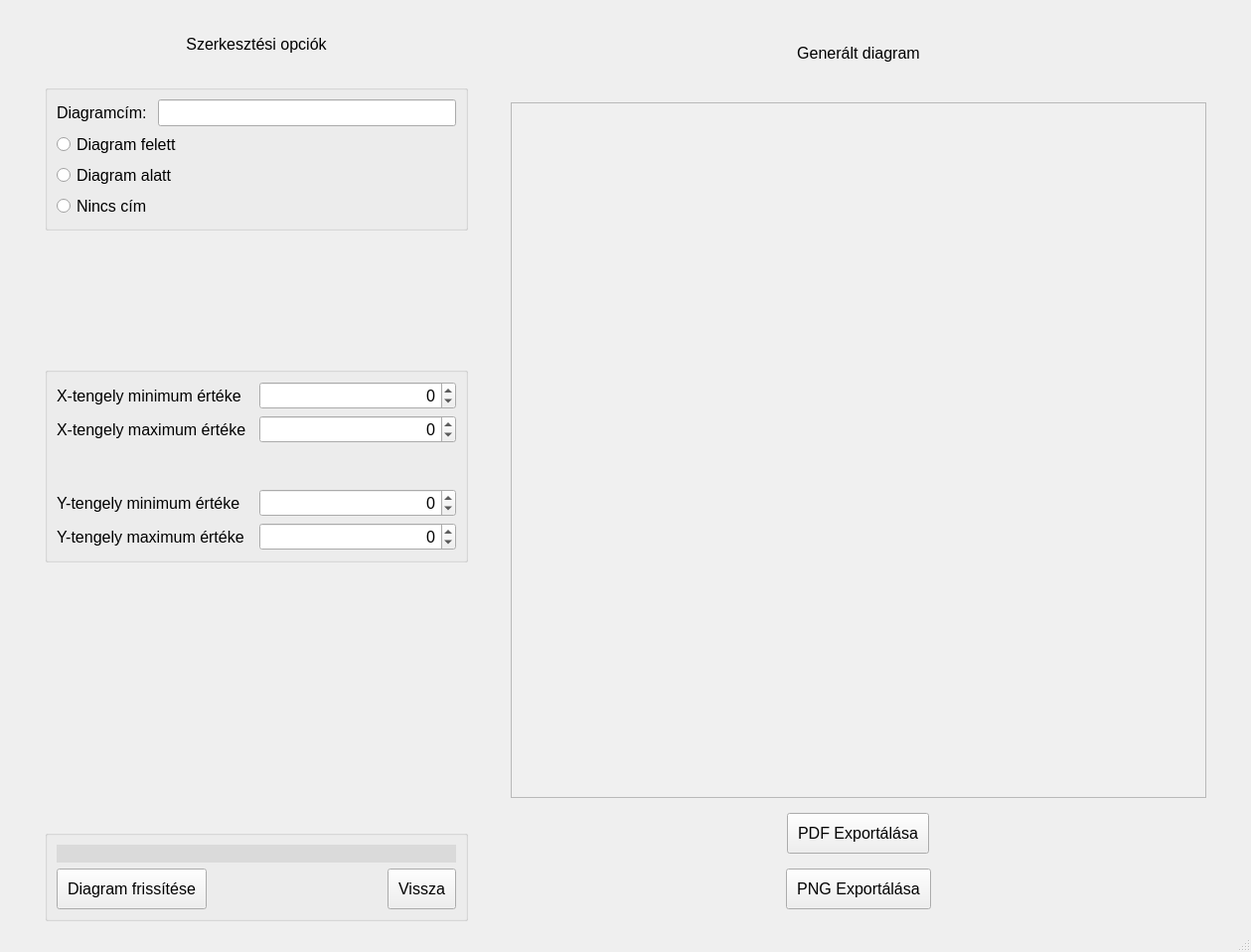
<?xml version="1.0" encoding="UTF-8"?>
<ui version="4.0">
 <class>MainWindow</class>
 <widget class="QMainWindow" name="MainWindow">
  <property name="geometry">
   <rect>
    <x>0</x>
    <y>0</y>
    <width>1259</width>
    <height>958</height>
   </rect>
  </property>
  <property name="windowTitle">
   <string>MainWindow</string>
  </property>
  <widget class="QWidget" name="centralwidget">
   <layout class="QGridLayout" name="gridLayout">
    <item row="0" column="4">
     <layout class="QGridLayout" name="output_layout">
      <item row="2" column="0" alignment="Qt::AlignHCenter">
       <widget class="QPushButton" name="export_button_pdf">
        <property name="enabled">
         <bool>true</bool>
        </property>
        <property name="sizePolicy">
         <sizepolicy hsizetype="Minimum" vsizetype="Fixed">
          <horstretch>0</horstretch>
          <verstretch>0</verstretch>
         </sizepolicy>
        </property>
        <property name="font">
         <font>
          <pointsize>12</pointsize>
         </font>
        </property>
        <property name="styleSheet">
         <string notr="true">padding: 10px</string>
        </property>
        <property name="text">
         <string>PDF Exportálása</string>
        </property>
       </widget>
      </item>
      <item row="3" column="0" alignment="Qt::AlignHCenter">
       <widget class="QPushButton" name="export_button_png">
        <property name="enabled">
         <bool>true</bool>
        </property>
        <property name="font">
         <font>
          <pointsize>12</pointsize>
         </font>
        </property>
        <property name="styleSheet">
         <string notr="true">padding: 10px</string>
        </property>
        <property name="text">
         <string>PNG Exportálása</string>
        </property>
       </widget>
      </item>
      <item row="1" column="0">
       <widget class="ViewWithScene" name="output_view">
        <property name="sizePolicy">
         <sizepolicy hsizetype="Fixed" vsizetype="Fixed">
          <horstretch>0</horstretch>
          <verstretch>0</verstretch>
         </sizepolicy>
        </property>
        <property name="minimumSize">
         <size>
          <width>700</width>
          <height>700</height>
         </size>
        </property>
        <property name="maximumSize">
         <size>
          <width>16777215</width>
          <height>16777215</height>
         </size>
        </property>
        <property name="styleSheet">
         <string notr="true">background: rgb(240, 240, 240)</string>
        </property>
       </widget>
      </item>
      <item row="0" column="0">
       <widget class="QLabel" name="input_title_2">
        <property name="sizePolicy">
         <sizepolicy hsizetype="Minimum" vsizetype="Minimum">
          <horstretch>0</horstretch>
          <verstretch>0</verstretch>
         </sizepolicy>
        </property>
        <property name="minimumSize">
         <size>
          <width>0</width>
          <height>70</height>
         </size>
        </property>
        <property name="maximumSize">
         <size>
          <width>16777215</width>
          <height>70</height>
         </size>
        </property>
        <property name="font">
         <font>
          <pointsize>12</pointsize>
          <italic>false</italic>
          <underline>false</underline>
         </font>
        </property>
        <property name="styleSheet">
         <string notr="true">padding: 15px 10px</string>
        </property>
        <property name="text">
         <string>Generált diagram</string>
        </property>
        <property name="alignment">
         <set>Qt::AlignCenter</set>
        </property>
       </widget>
      </item>
     </layout>
    </item>
    <item row="0" column="0">
     <spacer name="horizontalSpacer_2">
      <property name="orientation">
       <enum>Qt::Horizontal</enum>
      </property>
      <property name="sizeHint" stdset="0">
       <size>
        <width>40</width>
        <height>20</height>
       </size>
      </property>
     </spacer>
    </item>
    <item row="0" column="3">
     <spacer name="horizontalSpacer">
      <property name="orientation">
       <enum>Qt::Horizontal</enum>
      </property>
      <property name="sizeHint" stdset="0">
       <size>
        <width>40</width>
        <height>20</height>
       </size>
      </property>
     </spacer>
    </item>
    <item row="0" column="2">
     <layout class="QGridLayout" name="edit_layout" rowstretch="0,0,0,0,0,0,0,0">
      <item row="1" column="0">
       <widget class="QGroupBox" name="title_layout">
        <property name="font">
         <font>
          <pointsize>12</pointsize>
          <italic>false</italic>
          <underline>false</underline>
         </font>
        </property>
        <property name="title">
         <string/>
        </property>
        <layout class="QGridLayout" name="gridLayout_5">
         <item row="3" column="0" colspan="2">
          <widget class="QRadioButton" name="above">
           <property name="font">
            <font>
             <pointsize>12</pointsize>
             <italic>false</italic>
             <underline>false</underline>
            </font>
           </property>
           <property name="text">
            <string>Diagram felett</string>
           </property>
          </widget>
         </item>
         <item row="4" column="0" colspan="2">
          <widget class="QRadioButton" name="below">
           <property name="font">
            <font>
             <pointsize>12</pointsize>
             <italic>false</italic>
             <underline>false</underline>
            </font>
           </property>
           <property name="text">
            <string>Diagram alatt</string>
           </property>
          </widget>
         </item>
         <item row="2" column="1" alignment="Qt::AlignLeft|Qt::AlignVCenter">
          <widget class="QLineEdit" name="title_text">
           <property name="minimumSize">
            <size>
             <width>300</width>
             <height>0</height>
            </size>
           </property>
           <property name="maximumSize">
            <size>
             <width>1400</width>
             <height>16777215</height>
            </size>
           </property>
           <property name="font">
            <font>
             <pointsize>12</pointsize>
             <italic>false</italic>
             <underline>false</underline>
            </font>
           </property>
           <property name="text">
            <string/>
           </property>
          </widget>
         </item>
         <item row="5" column="0" colspan="2">
          <widget class="QRadioButton" name="no_title">
           <property name="font">
            <font>
             <pointsize>12</pointsize>
             <italic>false</italic>
             <underline>false</underline>
            </font>
           </property>
           <property name="text">
            <string>Nincs cím</string>
           </property>
          </widget>
         </item>
         <item row="2" column="0">
          <widget class="QLabel" name="title_label">
           <property name="maximumSize">
            <size>
             <width>140</width>
             <height>16777215</height>
            </size>
           </property>
           <property name="font">
            <font>
             <pointsize>12</pointsize>
             <italic>false</italic>
             <underline>false</underline>
            </font>
           </property>
           <property name="text">
            <string>Diagramcím: </string>
           </property>
          </widget>
         </item>
        </layout>
       </widget>
      </item>
      <item row="6" column="0">
       <spacer name="verticalSpacer_2">
        <property name="orientation">
         <enum>Qt::Vertical</enum>
        </property>
        <property name="sizeHint" stdset="0">
         <size>
          <width>20</width>
          <height>40</height>
         </size>
        </property>
       </spacer>
      </item>
      <item row="2" column="0">
       <spacer name="verticalSpacer">
        <property name="orientation">
         <enum>Qt::Vertical</enum>
        </property>
        <property name="sizeHint" stdset="0">
         <size>
          <width>20</width>
          <height>40</height>
         </size>
        </property>
       </spacer>
      </item>
      <item row="5" column="0">
       <layout class="QGridLayout" name="color_layout"/>
      </item>
      <item row="0" column="0">
       <widget class="QLabel" name="input_title">
        <property name="sizePolicy">
         <sizepolicy hsizetype="Minimum" vsizetype="Minimum">
          <horstretch>0</horstretch>
          <verstretch>0</verstretch>
         </sizepolicy>
        </property>
        <property name="minimumSize">
         <size>
          <width>0</width>
          <height>70</height>
         </size>
        </property>
        <property name="maximumSize">
         <size>
          <width>16777215</width>
          <height>70</height>
         </size>
        </property>
        <property name="font">
         <font>
          <pointsize>12</pointsize>
          <italic>false</italic>
          <underline>false</underline>
         </font>
        </property>
        <property name="styleSheet">
         <string notr="true">padding: 15px 10px</string>
        </property>
        <property name="text">
         <string>Szerkesztési opciók</string>
        </property>
        <property name="alignment">
         <set>Qt::AlignCenter</set>
        </property>
       </widget>
      </item>
      <item row="3" column="0">
       <widget class="QGroupBox" name="min_max_layout">
        <property name="font">
         <font>
          <pointsize>12</pointsize>
         </font>
        </property>
        <property name="title">
         <string/>
        </property>
        <layout class="QGridLayout" name="gridLayout_4">
         <item row="0" column="1">
          <widget class="QSpinBox" name="xMin">
           <property name="enabled">
            <bool>true</bool>
           </property>
           <property name="alignment">
            <set>Qt::AlignRight|Qt::AlignTrailing|Qt::AlignVCenter</set>
           </property>
           <property name="minimum">
            <number>-999999999</number>
           </property>
           <property name="maximum">
            <number>999999999</number>
           </property>
          </widget>
         </item>
         <item row="3" column="1">
          <widget class="QSpinBox" name="yMin">
           <property name="enabled">
            <bool>true</bool>
           </property>
           <property name="alignment">
            <set>Qt::AlignRight|Qt::AlignTrailing|Qt::AlignVCenter</set>
           </property>
           <property name="minimum">
            <number>-999999999</number>
           </property>
           <property name="maximum">
            <number>999999999</number>
           </property>
          </widget>
         </item>
         <item row="3" column="0">
          <widget class="QLabel" name="label_3">
           <property name="text">
            <string>Y-tengely minimum értéke</string>
           </property>
          </widget>
         </item>
         <item row="4" column="0">
          <widget class="QLabel" name="label_4">
           <property name="text">
            <string>Y-tengely maximum értéke</string>
           </property>
          </widget>
         </item>
         <item row="1" column="0">
          <widget class="QLabel" name="label_2">
           <property name="text">
            <string>X-tengely maximum értéke</string>
           </property>
          </widget>
         </item>
         <item row="4" column="1">
          <widget class="QSpinBox" name="yMax">
           <property name="enabled">
            <bool>true</bool>
           </property>
           <property name="alignment">
            <set>Qt::AlignRight|Qt::AlignTrailing|Qt::AlignVCenter</set>
           </property>
           <property name="minimum">
            <number>-999999999</number>
           </property>
           <property name="maximum">
            <number>999999999</number>
           </property>
          </widget>
         </item>
         <item row="0" column="0">
          <widget class="QLabel" name="label">
           <property name="text">
            <string>X-tengely minimum értéke</string>
           </property>
          </widget>
         </item>
         <item row="1" column="1">
          <widget class="QSpinBox" name="xMax">
           <property name="enabled">
            <bool>true</bool>
           </property>
           <property name="alignment">
            <set>Qt::AlignRight|Qt::AlignTrailing|Qt::AlignVCenter</set>
           </property>
           <property name="minimum">
            <number>-999999999</number>
           </property>
           <property name="maximum">
            <number>999999999</number>
           </property>
          </widget>
         </item>
         <item row="2" column="0" colspan="2">
          <spacer name="verticalSpacer_4">
           <property name="orientation">
            <enum>Qt::Vertical</enum>
           </property>
           <property name="sizeHint" stdset="0">
            <size>
             <width>20</width>
             <height>40</height>
            </size>
           </property>
          </spacer>
         </item>
        </layout>
       </widget>
      </item>
      <item row="7" column="0">
       <widget class="QGroupBox" name="bottom_layout">
        <property name="title">
         <string/>
        </property>
        <layout class="QGridLayout" name="gridLayout_2">
         <item row="3" column="1" colspan="2" alignment="Qt::AlignRight|Qt::AlignVCenter">
          <widget class="QPushButton" name="back">
           <property name="font">
            <font>
             <pointsize>12</pointsize>
            </font>
           </property>
           <property name="styleSheet">
            <string notr="true">padding: 10px</string>
           </property>
           <property name="text">
            <string>Vissza</string>
           </property>
          </widget>
         </item>
         <item row="2" column="0" colspan="3">
          <widget class="QLabel" name="error_label">
           <property name="sizePolicy">
            <sizepolicy hsizetype="Expanding" vsizetype="Preferred">
             <horstretch>0</horstretch>
             <verstretch>0</verstretch>
            </sizepolicy>
           </property>
           <property name="font">
            <font>
             <pointsize>12</pointsize>
            </font>
           </property>
           <property name="styleSheet">
            <string notr="true">color: rgb(222, 0, 0);
background-color: rgb(218, 218, 218);</string>
           </property>
           <property name="text">
            <string/>
           </property>
           <property name="alignment">
            <set>Qt::AlignLeading|Qt::AlignLeft|Qt::AlignTop</set>
           </property>
          </widget>
         </item>
         <item row="3" column="0" alignment="Qt::AlignLeft|Qt::AlignVCenter">
          <widget class="QPushButton" name="update_button">
           <property name="font">
            <font>
             <pointsize>12</pointsize>
            </font>
           </property>
           <property name="styleSheet">
            <string notr="true">padding: 10px</string>
           </property>
           <property name="text">
            <string>Diagram frissítése</string>
           </property>
          </widget>
         </item>
        </layout>
       </widget>
      </item>
      <item row="4" column="0">
       <spacer name="verticalSpacer_3">
        <property name="orientation">
         <enum>Qt::Vertical</enum>
        </property>
        <property name="sizeHint" stdset="0">
         <size>
          <width>20</width>
          <height>40</height>
         </size>
        </property>
       </spacer>
      </item>
     </layout>
    </item>
    <item row="0" column="5">
     <spacer name="horizontalSpacer_3">
      <property name="orientation">
       <enum>Qt::Horizontal</enum>
      </property>
      <property name="sizeHint" stdset="0">
       <size>
        <width>40</width>
        <height>20</height>
       </size>
      </property>
     </spacer>
    </item>
   </layout>
  </widget>
  <widget class="QMenuBar" name="menubar">
   <property name="geometry">
    <rect>
     <x>0</x>
     <y>0</y>
     <width>1259</width>
     <height>26</height>
    </rect>
   </property>
  </widget>
  <widget class="QStatusBar" name="statusbar"/>
 </widget>
 <customwidgets>
  <customwidget>
   <class>ViewWithScene</class>
   <extends>QGraphicsView</extends>
   <header location="global">viewWithScene</header>
  </customwidget>
 </customwidgets>
 <resources/>
 <connections/>
</ui>
